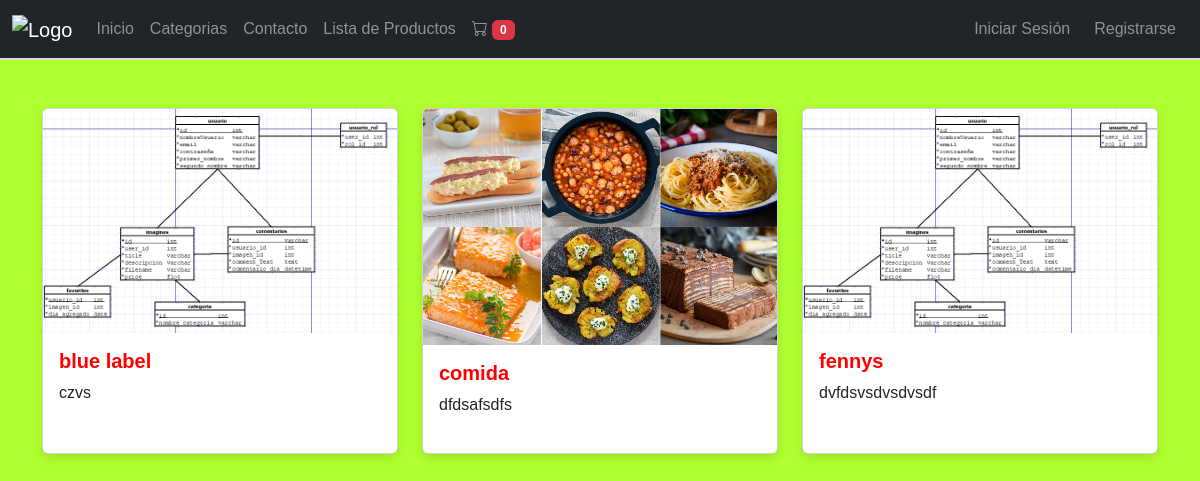
/productos/, run on the app's committed database.
### fennys/models.py (models this page shows, shortened)
class Categoria(models.Model):
    nombre = models.CharField(max_length=100)
    descripcion = models.TextField()
    foto = models.ImageField(upload_to='categorias/', null=True, blank=True)

### fennys/views.py (the view)
# urls.py: path('productos/', views.productos, name='productos'),
def productos(request):
    productos = Producto.objects.all()
    categorias = Categoria.objects.all()
    carrito = request.session.get('carrito', {})
    total_carrito = 0
    cantidad_total = sum(item['cantidad'] for item in carrito.values())
    return render(request, 'fennys/productos/productos.html', {
        'productos': productos,
        'categorias': categorias,
        'cantidad_total': cantidad_total  # Pasar la cantidad total al contexto
    })

### fennys/templates/fennys/productos/productos.html (shortened to what this page needs)
{% extends 'fennys/barnav.html' %}
{% load static %}
{% load humanize %}
{% block content %}
<div class="container mt-5">
    <div class="row row-cols-1 row-cols-md-3 g-4">
        {% for categoria in categorias %}
        <div class="col mb-4">
            <div class="card h-100">
                <img src="{{ categoria.foto.url }}" class="card-img-top" alt="Imagen de {{ categoria.nombre }}">
                <div class="card-body">
                    <h5 class="card-title" style="color: red;">{{ categoria.nombre }}</h5>
                    <p class="card-text">{{ categoria.descripcion|truncatewords:10 }}</p>
                </div>
            </div>
        </div>
        {% endfor %}
    </div>
</div>
{% endblock %}

### fennys/static/fennys/css/style.css (style rules this page uses)
body { background-color: #f8f9fa; font-family: 'Arial', sans-serif; }
.card { margin-bottom: 20px; box-shadow: 0 4px 8px rgba(0, 0, 0, 0.1); }
.card-title { font-size: 1.25rem; font-weight: bold; }

### data on the page
Categoria: foto (picture), nombre "blue label", descripcion "czvs"
Categoria: foto (picture), nombre "comida", descripcion "dfdsafsdfs"
Categoria: foto (picture), nombre "fennys", descripcion "dvfdsvsdvsdvsdf"

### other printed values
{{ cantidad_total }} "0"
